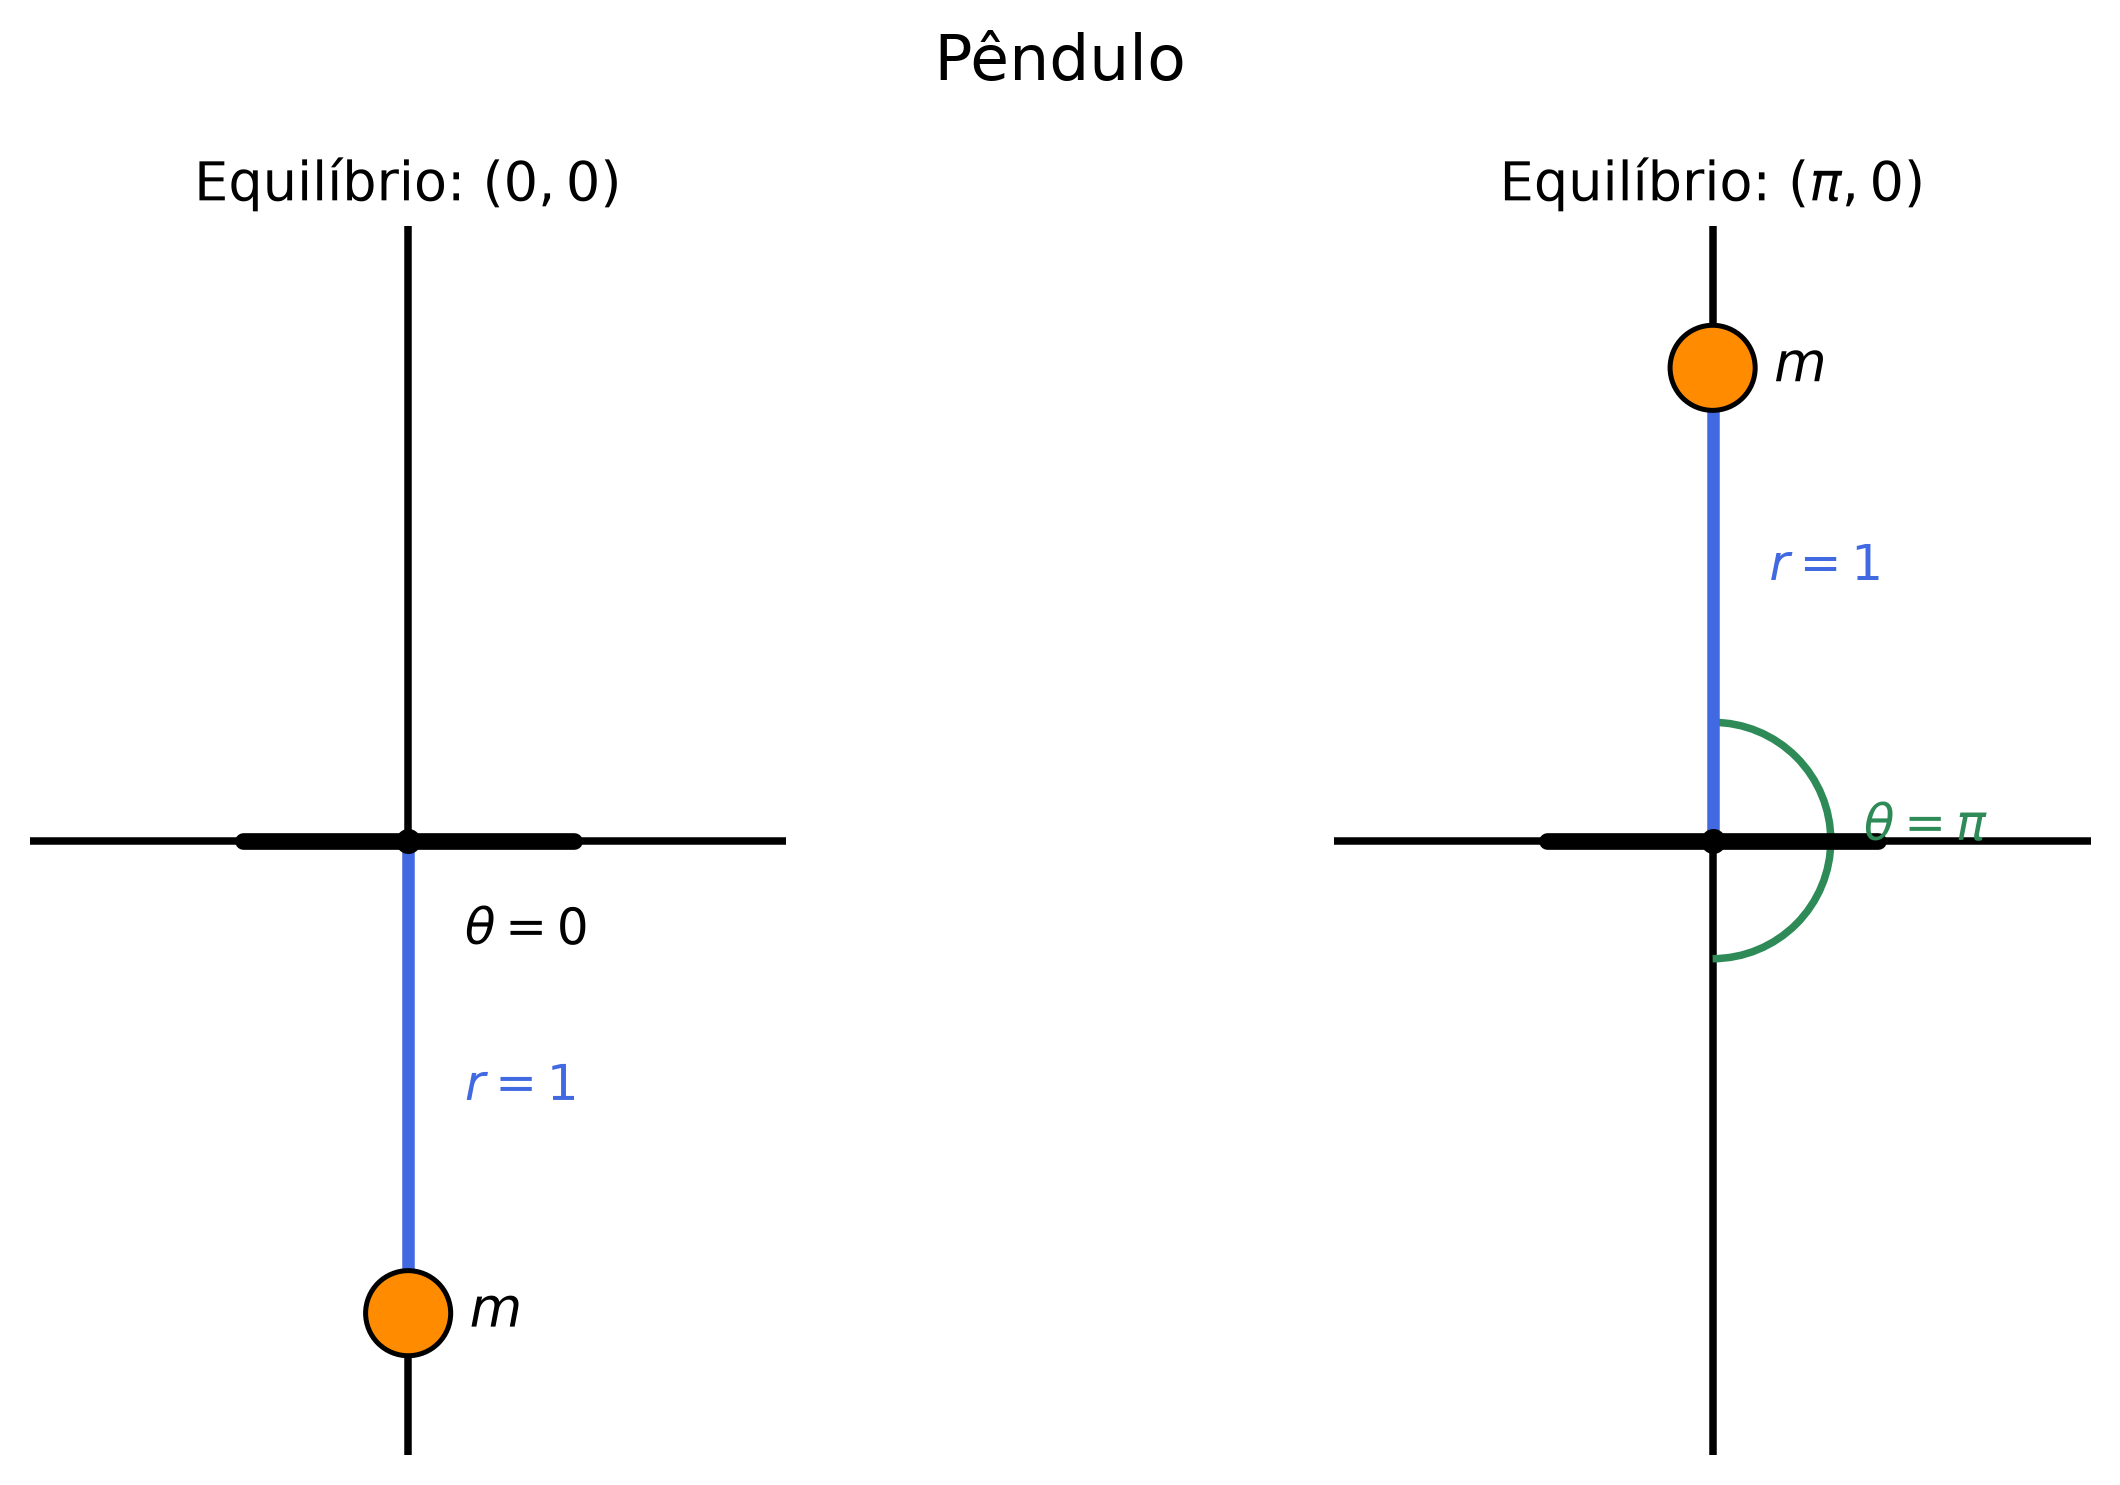

This figure's Python source:
import numpy as np
import matplotlib.pyplot as plt
from matplotlib.patches import Circle, Arc

fig, axes = plt.subplots(1, 2, figsize=(10, 5))

casos = [
    (axes[0], 0, r"Equilíbrio: $(0,0)$"),
    (axes[1], np.pi, r"Equilíbrio: $(\pi,0)$")
]

for ax, theta, titulo in casos:

    # Pivote y posición de la masa (radio = 1)
    pivote = np.array([0, 0])
    massa = np.array([np.sin(theta), -np.cos(theta)])

    # Ejes cartesianos centrados
    ax.axhline(0, color="black", linewidth=1.8, zorder=1)
    ax.axvline(0, color="black", linewidth=1.8, zorder=1)

    # Soporte del péndulo
    ax.plot([-0.35, 0.35], [0, 0], color="black",
            linewidth=4, solid_capstyle="round", zorder=2)

    # Varilla
    ax.plot(
        [pivote[0], massa[0]],
        [pivote[1], massa[1]],
        color="royalblue",
        linewidth=3,
        zorder=3
    )

    # Masa
    ax.add_patch(
        Circle(massa, radius=0.09,
               facecolor="darkorange",
               edgecolor="black",
               linewidth=1.2,
               zorder=4)
    )

    # Pivote
    ax.scatter(0, 0, color="black", s=25, zorder=5)

    # Etiquetas
    ax.text(
        massa[0] + 0.13,
        massa[1],
        r"$m$",
        fontsize=13,
        va="center"
    )

    ax.text(0.12, -0.55 if theta == 0 else 0.55,
            r"$r=1$", color="royalblue", fontsize=12)

    if theta == 0:
        ax.text(0.12, -0.22, r"$\theta=0$", fontsize=12)
    else:
        ax.add_patch(
            Arc((0, 0), 0.5, 0.5,
                theta1=-90, theta2=90,
                color="seagreen", linewidth=1.8)
        )
        ax.text(0.32, 0, r"$\theta=\pi$",
                color="seagreen", fontsize=12)

    ax.set_title(titulo, fontsize=13)

    # Configuración de los ejes
    ax.set_xlim(-0.8, 0.8)
    ax.set_ylim(-1.3, 1.3)
    ax.set_aspect("equal")

    ax.set_xticks([])
    ax.set_yticks([])

    # Quitar el marco exterior
    for spine in ax.spines.values():
        spine.set_visible(False)

fig.suptitle("Pêndulo", fontsize=15)

plt.tight_layout()
plt.savefig("pendulo.png", dpi=300, bbox_inches="tight")
plt.show()
